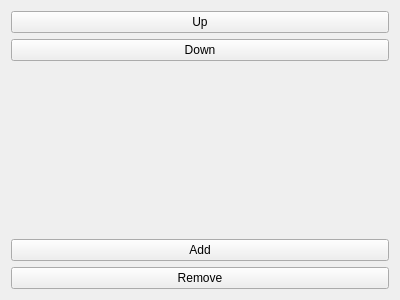
<?xml version="1.0" encoding="UTF-8"?>
<ui version="4.0">
 <class>SetAction</class>
 <widget class="QWidget" name="SetAction">
  <property name="geometry">
   <rect>
    <x>0</x>
    <y>0</y>
    <width>400</width>
    <height>300</height>
   </rect>
  </property>
  <property name="windowTitle">
   <string>Form</string>
  </property>
  <layout class="QVBoxLayout" name="verticalLayout_2">
   <item>
    <layout class="QHBoxLayout" name="horizontalLayout">
     <item>
      <layout class="QVBoxLayout" name="verticalLayout">
       <item>
        <widget class="QPushButton" name="btnUp">
         <property name="text">
          <string>Up</string>
         </property>
        </widget>
       </item>
       <item>
        <widget class="QPushButton" name="btnDown">
         <property name="text">
          <string>Down</string>
         </property>
        </widget>
       </item>
       <item>
        <spacer name="verticalSpacer">
         <property name="orientation">
          <enum>Qt::Vertical</enum>
         </property>
         <property name="sizeHint" stdset="0">
          <size>
           <width>20</width>
           <height>40</height>
          </size>
         </property>
        </spacer>
       </item>
       <item>
        <widget class="QPushButton" name="btnAdd">
         <property name="text">
          <string>Add</string>
         </property>
        </widget>
       </item>
       <item>
        <widget class="QPushButton" name="btnRemove">
         <property name="text">
          <string>Remove</string>
         </property>
        </widget>
       </item>
      </layout>
     </item>
    </layout>
   </item>
  </layout>
 </widget>
 <resources/>
 <connections/>
</ui>
